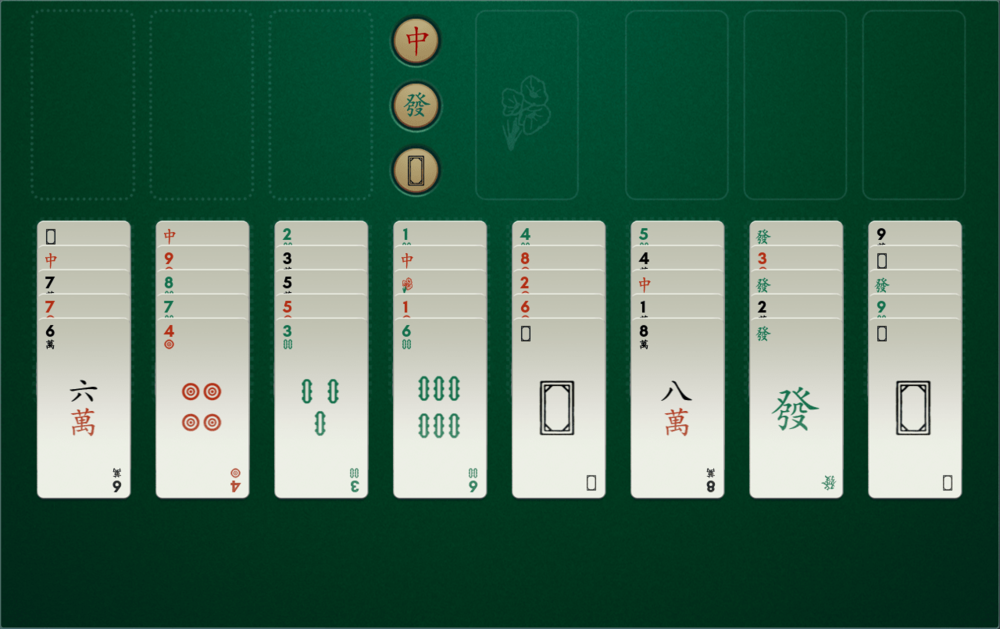
#> input picture Solitaire.png, 1000 x 629 px, found by its file name
$ python board_cv.py
#> lines starting #> are read from the running program, lines starting #| are printed output that depends on the picture; after the words box and inside, x2 and y2 are one past the last pixel; in counts of white or black regions, pixels touching at a corner belong together
import cv2
import numpy
from typing import Optional
from dataclasses import dataclass

A = cv2.imread("Solitaire.png")
#> A is the input picture: shape (629, 1000, 3); mean B, G, R 90, 110.5, 71.2


@dataclass
class Adjustment:
    x: int
    y: int
    w: int
    h: int
    dx: int
    dy: int


def adjust_squares(
        image: numpy.ndarray,
        count_x: int,
        count_y: int,
        preset: Optional[Adjustment] = None) -> Adjustment:
#> called with count_x = 8, count_y = 5
    result = preset
    if not result:
        result = Adjustment(0, 0, 0, 0, 0, 0)
    while True:
        B = image.copy()
        for ix in range(count_x):
            for iy in range(count_y):
                cv2.rectangle(B, (result.x +
                                  result.dx *
                                  ix, result.y +
                                  result.dy *
                                  iy), (result.x +
                                        result.w +
                                        result.dx *
                                        ix, result.y +
                                        result.h +
                                        result.dy *
                                        iy), (0, 0, 0))
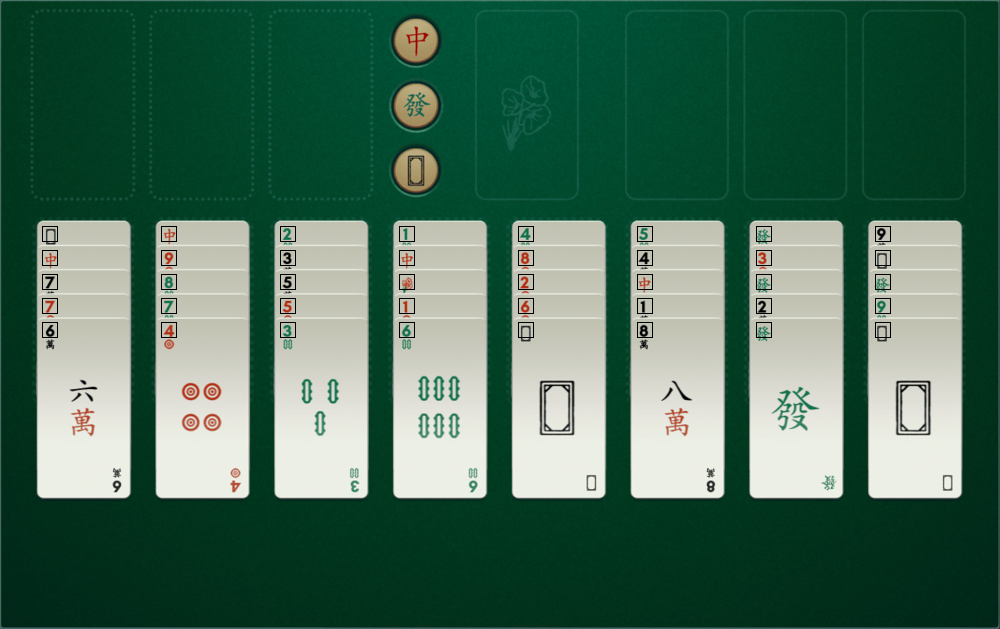
#> B: shape (629, 1000, 3); 0.38% of pixels changed, all inside (x1, y1, x2, y2) = (42, 226, 891, 338)
        cv2.imshow('Window', B)
        k = cv2.waitKey(0)
#> (key Esc is pressed here)
        print(k)
#| 27
        if k == 27:
            break
        elif k == 81:
            result.x -= 1
        elif k == 83:
            result.x += 1
        elif k == 82:
            result.y -= 1
        elif k == 84:
            result.y += 1
        elif k == 104:
            result.x -= 10
        elif k == 115:
            result.x += 10
        elif k == 116:
            result.y -= 10
        elif k == 110:
            result.y += 10
        elif k == 97:
            result.w -= 1
        elif k == 111:
            result.h -= 1
        elif k == 101:
            result.h += 1
        elif k == 117:
            result.w += 1
        elif k == 59:
            result.dx -= 1
        elif k == 44:
            result.dy -= 1
        elif k == 46:
            result.dy += 1
        elif k == 112:
            result.dx += 1

    cv2.destroyWindow('Window')
    return result


def adjust_field(image) -> Adjustment:
    return adjust_squares(image, 8, 5, Adjustment(42, 226, 15, 15, 119, 24))

def adjust_bunker(image) -> Adjustment:
    return adjust_squares(image, 3, 1)

def adjust_hua(image) -> Adjustment:
    return adjust_squares(image, 1, 1)

def adjust_goal(image) -> Adjustment:
    return adjust_squares(image, 3, 1)


print(adjust_field(A))
#| Adjustment(x=42, y=226, w=15, h=15, dx=119, dy=24)
